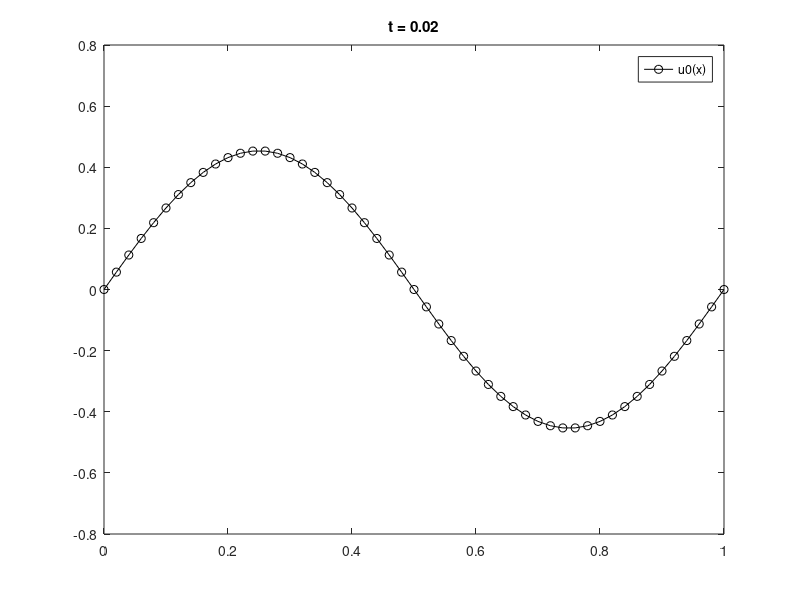

This chart was generated by the following MATLAB code:
% Demo01
% Approximately solve the heat eqn u_t = u_xx
% on 0 <= x < 1, with IC u0 = sin(2*pi*x)
% with periodic BCs, on 0 <= t <= Tf.

%% choose a spatial discretization
h = 1/50
x = 0:h:1; x = x'
N = length(x)

u0 = sin(2*pi*x)

%figure(1); clf;
%plot(x, u0, 'rx')
%hold on
%xlabel('x'); ylabel('u')

%% Build a matrix that approximates the second deriv operator
e = ones(size(x));
L = spdiags([e -2*e e], [-1 0 1], N, N);
%L(1,N) = 1;
%L(N,1) = 1;
L(1,1) = 0
L(1,2) = 0
L(N,N-1) = 0
L(N,N)=0
%% to look at the matrix directly use
%full(L)


L = (1/h^2)*L;
full(L*h^2)

%% testing the 2nd derivative
% uxx_exact = -4*pi^2*sin(2*pi*x);
%uxx = L*u0;
% plot(x, uxx, 'b-o')
% plot(x, uxx_exact, 'gx')
% max(uxx - uxx_exact)

Tf = 0.02;
k = 0.25*h*h;
numsteps = ceil(Tf / k);
k = Tf / numsteps;

u = u0;
handle = plot(x, u0, 'k-o');
legend('u0(x)', 'u(x,t)')
for n=1:numsteps
  unew = u + k*(L*u);
  set(handle, 'ydata', unew)
  u = unew;
  title(['t = ' num2str(n*k)])
  drawnow
end
